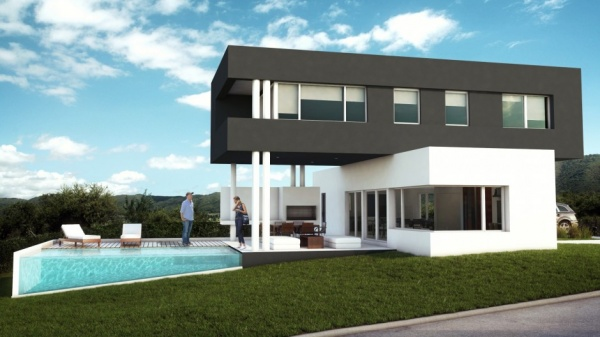
#> input picture modern.jpg, 600 x 337 px
$ python canny.py
#> lines starting #> are read from the running program, lines starting #| are printed output that depends on the picture
import cv2

img = cv2.imread("modern.jpg", cv2.IMREAD_COLOR)
#> img is the input picture: shape (337, 600, 3); mean B, G, R 138.3, 142.7, 123.9

gray = cv2.cvtColor(img, cv2.COLOR_BGR2GRAY)
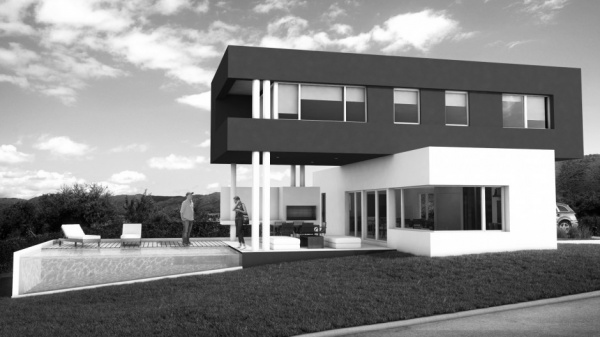
#> gray: shape (337, 600); min 0, max 255, mean 136.6
canny = cv2.Canny(gray, 80, 200)
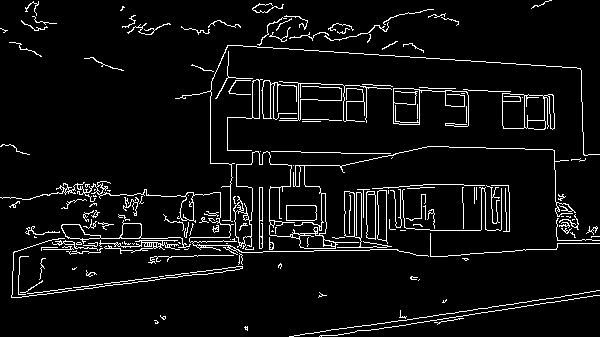
#> canny: shape (337, 600); 5.9% white in thin lines or dots

cv2.imshow('modern',canny)
cv2.waitKey(0)
cv2.destroyAllWindows()

from matplotlib import pyplot as plt

import numpy as np

#> (the run stopped early here; a loop or call above may not have finished)
